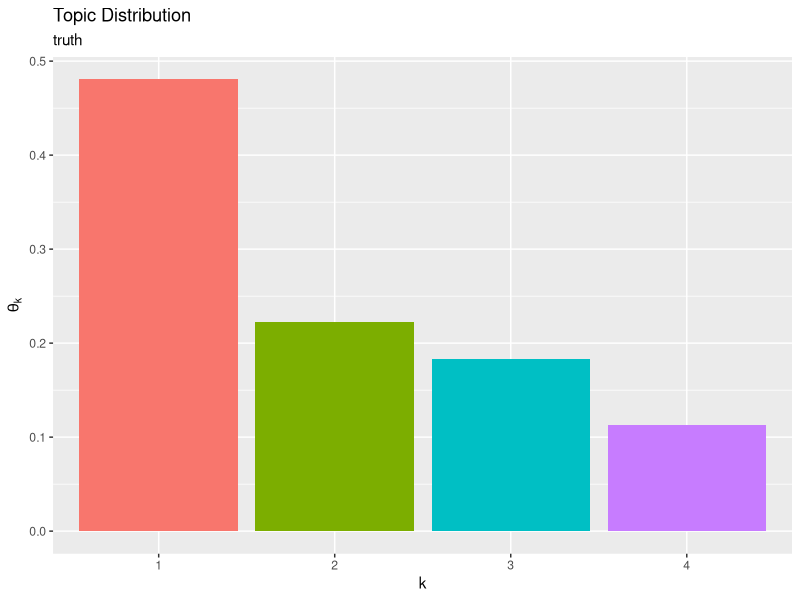
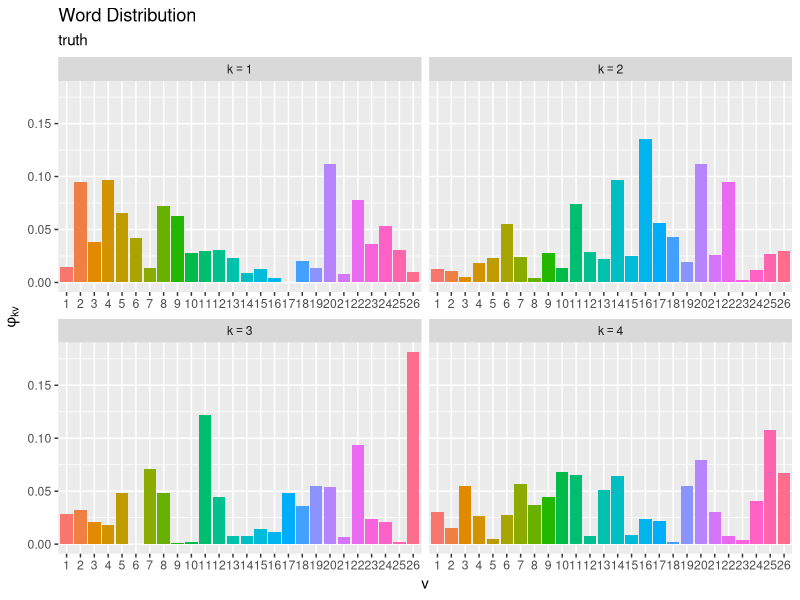

Write R code to recreate these figures, in order. (Note: this script raises an error after producing the figures.)

# ch3.4 混合ユニグラムモデル：変分ベイズ推定 ----------------------------------------------------------------------

# 利用パッケージ
library(tidyverse)
library(gganimate)
library(gtools)

# チェック用
library(ggplot2)


# 文書データの簡易生成 --------------------------------------------------------------

### ・真の分布の設定 -----

# 文書数を指定
D <- 20

# 語彙数を指定
V <- 26

# トピック数を指定
K <- 4


# 真のトピック分布を生成
theta_true_k <- MCMCpack::rdirichlet(n = 1, alpha = rep(1, times = K)) |> 
  as.vector()

# 作図用のデータフレームを作成
true_topic_df <- tibble::tibble(
  topic = factor(1:K), # トピック番号
  probability = theta_true_k # 割り当て確率
)

# 真のトピック分布を作図
ggplot() + 
  geom_bar(data = true_topic_df, mapping = aes(x = topic, y = probability, fill = topic), 
           stat = "identity", show.legend = FALSE) + # トピック分布
  labs(title = "Topic Distribution", 
       subtitle = "truth", 
       x = "k", y = expression(theta[k]))


# 真の単語分布を生成
phi_true_kv <- MCMCpack::rdirichlet(n = K, alpha = rep(1, times = V))

# 作図用のデータフレームを作成
true_word_df <- phi_true_kv |> 
  tibble::as_tibble(.name_repair = ~as.character(1:V)) |> 
  tibble::add_column(
    topic = factor(1:K) # トピック番号
  ) |> 
  tidyr::pivot_longer(
    cols = !topic, 
    names_to = "vocabulary", # 列名を語彙番号に変換
    names_ptypes = list(vocabulary = factor()), 
    values_to = "probability" # 出現確率列をまとめる
  )

# 真の単語分布を作図
ggplot() + 
  geom_bar(data = true_word_df, mapping = aes(x = vocabulary, y = probability, fill = vocabulary), 
           stat = "identity", show.legend = FALSE) + # 単語分布
  facet_wrap(topic ~ ., labeller = label_bquote(k==.(topic)), scales = "free_x") + # 分割
  labs(title = "Word Distribution", 
       subtitle = "truth", 
       x = "v", y = expression(phi[kv]))


### ・文書データの生成 -----

# 文書を生成
z_d  <- rep(NA, times = D)
N_d  <- rep(NA, times = D)
N_dv <- matrix(NA, nrow = D, ncol = V)
for(d in 1:D) {
  
  # 文書dのトピックを生成
  one_hot_k <- rmultinom(n = 1, size = 1, prob = theta_true_k) |> 
    as.vector()
  k <- which(one_hot_k == 1) # トピック番号を抽出
  z_d[d] <- k
  
  # 単語数を決定
  N_d[d] <- sample(100:200, size = 1) # 範囲を指定
  
  # トピックkに従い単語を生成
  N_dv[d, ] <- rmultinom(n = 1, size = N_d[d], prob = phi_true_kv[k, ]) |> 
    as.vector()
}

# 割り当てトピック数を確認
table(z_d)

# 作図用のデータフレームを作成
freq_df <- N_dv |> 
  tibble::as_tibble(.name_repair = ~as.character(1:V)) |> 
  tibble::add_column(
    document = factor(1:D), # 文書番号
    word_count = N_d, # 単語数
    topic = factor(z_d) # 割り当てトピック
  ) |> 
  tidyr::pivot_longer(
    cols = !c(document, word_count, topic), 
    names_to = "vocabulary", # 列名を語彙番号に変換
    names_ptypes = list(vocabulary = factor()), 
    values_to = "frequency" # 出現度数列をまとめる
  ) |> 
  dplyr::mutate(
    relative_frequency = frequency / N_d[d] # 相対度数
  )

# 度数を作図
ggplot() + 
  geom_bar(data = freq_df, mapping = aes(x = vocabulary, y = frequency, fill = vocabulary), 
           stat = "identity", show.legend = FALSE) + # 出現度数
  facet_wrap(document ~ ., labeller = label_bquote(list(d==.(document), N[d]==.(N_d[document]))), scales = "free_x") + # 分割
  labs(title = "Word Frequency", 
       x = "v", y = expression(N[dv]))

# 真のトピック分布を複製
tmp_word_df <- tidyr::expand_grid(
  document = factor(1:D), # 文書番号
  true_word_df
) |> # 文書数分にトピック分布を複製
  dplyr::filter(topic == z_d[document]) # 割り当てられたトピックを抽出
tmp_word_df

# 度数と単語分布を比較
ggplot() + 
  geom_bar(data = freq_df, mapping = aes(x = vocabulary, y = relative_frequency, fill = vocabulary, linetype = "sample"), 
           stat = "identity", alpha = 0.5) + # 出現度数
  geom_bar(data = tmp_word_df, mapping = aes(x = vocabulary, y = probability, color = vocabulary, linetype = "truth"), 
           stat = "identity", alpha = 0) + # 単語分布
  facet_wrap(document ~ ., labeller = label_bquote(list(d==.(document), z[d]==.(z_d[document]))), scales = "free_x") + # 分割
  scale_x_discrete(breaks = 1:V, labels = LETTERS[1:V]) + # x軸目盛:(雰囲気用の演出)
  scale_linetype_manual(breaks = c("sample", "truth"), values = c("solid", "dashed"), name = "distribution") + # 線の種類:(凡例表示用)
  guides(color = "none", fill = "none", 
         linetype = guide_legend(override.aes = list(color = c("black", "black"), fill = c("white", "white")))) + # 凡例の体裁:(凡例表示用)
  labs(title = "Word Frequency", 
       x = "v", y = expression(frac(N[dv], N[d])))


# 変分ベイズ推定 -----------------------------------------------------------------

# トピック数を指定
K <- 4

# 文書数と語彙数を取得
D <- nrow(N_dv)
V <- ncol(N_dv)


# 負担率qの初期化
q_dk <- matrix(0, nrow = D, ncol = K)

# トピック分布θの事前分布のパラメータαを指定
alpha <- 1

# 単語分布Φの事前分布のパラメータβを指定
beta  <- 1

# トピック分布θの変分事後分布のパラメータαの初期化
alpha_k <- runif(n = K, min = 0.01, max = 2) # 範囲を指定

# 単語分布Φの変分事後分布のパラメータβの初期化
beta_kv <- runif(n = K*V, min = 0.01, max = 2) |> # 範囲を指定
  matrix(nrow = K, ncol = V)


# 試行回数を指定
MaxIter <- 20

# 推移の確認用の受け皿を作成
trace_q_dki    <- array(NA, dim = c(D, K, MaxIter+1))
trace_alpha_ki <- matrix(NA, nrow = K, ncol = MaxIter+1)
trace_beta_kvi <- array(NA, dim = c(K, V, MaxIter+1))

# 初期値を保存
trace_q_dki[, , 1]    <- q_dk
trace_alpha_ki[, 1]   <- alpha_k
trace_beta_kvi[, , 1] <- beta_kv

# 変分ベイズ推定
for(i in 1:MaxIter) {
  
  # 次ステップのハイパーパラメータの初期化
  new_alpha_k <- rep(alpha, times = K)
  new_beta_kv <- matrix(beta, nrow = K, ncol = V)
  
  for(d in 1:D){ ## (各文書)
    for(k in 1:K){ ## (各トピック)
      
      # 負担率qの計算:式(3.22)
      term_alpha <- digamma(alpha_k[k]) - digamma(sum(alpha_k))
      term_beta  <- sum(N_dv[d, ] * digamma(beta_kv[k, ])) - N_d[d] * digamma(sum(beta_kv[k, ]))
      q_dk[d, k] <- exp(term_alpha + term_beta)
      
    } ## (各トピック:続く)
    
    # 負担率qの正規化
    if(all(q_dk[d, ] == 0)) {
      # 全ての要素が0の場合は等確率に設定
      q_dk[d, ] <- 1 / K
    } else {
      q_dk[d, ] <- q_dk[d, ] / sum(q_dk[d, ])
    }
    
    for(k in 1:K) { ## (各トピック:続き)
      
      # トピック分布θの変分事後分布のパラメータαの計算:式(3.19')
      new_alpha_k[k] <- new_alpha_k[k] + q_dk[d, k]
      
      for(v in 1:V){ ## (各語彙)
        
        # 単語分布Φの変分事後分布のパラメータβの計算:式(3.20')
        new_beta_kv[k, v] <- new_beta_kv[k, v] + q_dk[d, k] * N_dv[d, v]
        
      } ## (各語彙)
    } ## (各トピック)
  } ## (各文書)
  
  # ハイパーパラメータの更新
  alpha_k <- new_alpha_k
  beta_kv <- new_beta_kv
  
  # i回目の更新値を保存
  trace_q_dki[, , i+1]    <- q_dk
  trace_alpha_ki[, i+1]   <- alpha_k
  trace_beta_kvi[, , i+1] <- beta_kv
  
  # 動作確認
  message("\r", i, "/", MaxIter, appendLF = FALSE)
}


# 推定結果の可視化 ---------------------------------------------------------------

### ・分布の確認 -----

# トピック分布の期待値を計算:式(1.15)
E_theta_k <- alpha_k / sum(alpha_k)

# 作図用のデータフレームを作成
E_topic_df <- tibble::tibble(
  topic = factor(1:K), # トピック番号
  probability = E_theta_k # 割り当て確率
)

# 推定トピック分布を作図
ggplot() + 
  geom_bar(data = E_topic_df, mapping = aes(x = topic, y = probability, fill = topic), 
           stat = "identity", show.legend = FALSE) + # トピック分布の期待値
  labs(title = "Topic Distribution", 
       subtitle = "Variational Bayesian Estimation", 
       x = "k", y = expression(E(theta[k])))


# 単語分布の期待値を計算:式(1.15)
E_phi_kv <- beta_kv / rowSums(beta_kv)

# 作図用のデータフレームを作成
E_word_df <- E_phi_kv |> 
  tibble::as_tibble(.name_repair = ~as.character(1:V)) |> 
  tibble::add_column(
    topic = factor(1:K) # トピック番号
  ) |> 
  tidyr::pivot_longer(
    cols = !topic, 
    names_to = "vocabulary", # 列名を語彙番号に変換
    names_ptypes = list(vocabulary = factor()), 
    values_to = "probability" # 出現確率列をまとめる
  )

# 推定単語分布を作図
ggplot() + 
  geom_bar(data = E_word_df, mapping = aes(x = vocabulary, y = probability, fill = vocabulary), 
           stat = "identity", show.legend = FALSE) + # 単語分布の期待値
  facet_wrap(topic ~ ., labeller = label_bquote(k==.(topic)), scales = "free_x") + # 分割
  labs(title = "Word Distribution", 
       subtitle = "Variational Bayesian Estimation", 
       x = "v", y = expression(E(phi[kv])))


### ・更新推移の確認 -----

# 作図用のデータフレームを作成
trace_topic_df <- trace_alpha_ki |> 
  tibble::as_tibble(.name_repair = ~as.character(0:MaxIter)) |> 
  tibble::add_column(
    topic = factor(1:K) # トピック番号
  ) |> 
  tidyr::pivot_longer(
    cols = !topic, 
    names_to = "iteration", # 列名を試行番号に変換
    names_transform = list(iteration = as.numeric), 
    values_to = "hyperparameter" # ハイパーパラメータ列をまとめる
  ) |> 
  dplyr::group_by(iteration) |> # トピック分布の期待値計算用
  dplyr::mutate(
    probability = hyperparameter / sum(hyperparameter) # 割り当て確率
  ) |> 
  dplyr::ungroup() |> 
  dplyr::arrange(iteration, topic)

# トピック分布のハイパーパラメータの推移を作図
ggplot() + 
  geom_line(data = trace_topic_df, mapping = aes(x = iteration, y = hyperparameter, color = topic), 
            alpha = 0.5, size = 1) + # 更新推移
  labs(title = "Hyperparameter of the Topic Distribution", 
       subtitle = "Variational Bayesian Estimation", 
       x = "iteration", y = expression(alpha[k]))

# トピック分布の期待値の推移を作図
ggplot() + 
  geom_line(data = trace_topic_df, mapping = aes(x = iteration, y = probability, color = topic), 
            alpha = 0.5, size = 1) + # 更新推移
  labs(title = "Topic Distribution", 
       subtitle = "Variational Bayesian Estimation", 
       x = "iteration", y = expression(E(theta[k])))

# 推定トピック分布のアニメーションを作図
anime_topic_graph <- ggplot() + 
  geom_bar(data = trace_topic_df, mapping = aes(x = topic, y = probability, fill = topic), 
           stat = "identity", show.legend = FALSE) + # トピック分布の期待値
  gganimate::transition_manual(frames = iteration) + # フレーム
  labs(title = "Topic Distribution", 
       subtitle = "iteration = {current_frame}", 
       x = "k", y = expression(E(theta[k])))

# gif画像を作成
gganimate::animate(plot = anime_topic_graph, nframes = MaxIter+1, fps = 5, width = 600, height = 450)


# 作図用のデータフレームを作成
trace_word_df <- trace_beta_kvi |> 
  tibble::as_tibble(.name_repair = ~as.character(1:(V*(MaxIter+1)))) |> 
  tibble::add_column(
    topic = factor(1:K) # トピック番号
  ) |> 
  tidyr::pivot_longer(
    cols = !topic, 
    names_to = "vi", # 列名を語彙番号×試行番号に変換
    names_transform = list(vi = as.numeric), 
    values_to = "hyperparameter" # ハイパーパラメータ列をまとめる
  ) |> 
  dplyr::arrange(vi, topic) |> # 番号列の追加用
  dplyr::bind_cols(
    tidyr::expand_grid(
      iteration = 0:MaxIter, # 試行番号
      vocabulary = factor(1:V), # 語彙番号
      tmp_topic = 1:K
    ) # 試行ごとに語彙番号を複製
  )|> 
  dplyr::select(!c(vi, tmp_topic)) |> # 不要な列を除去
  dplyr::group_by(iteration, topic) |> # 単語分布の期待値計算用
  dplyr::mutate(
    probability = hyperparameter / sum(hyperparameter) # 出現確率
  ) |> 
  dplyr::ungroup() |> 
  dplyr::arrange(iteration, topic, vocabulary)

# 単語分布のハイパーパラメータの推移を作図
ggplot() + 
  geom_line(data = trace_word_df, mapping = aes(x = iteration, y = hyperparameter, color = vocabulary), 
            alpha = 0.5, size = 1) + # 更新推移
  facet_wrap(topic ~ ., labeller = label_bquote(k==.(topic)), scales = "free_y") + # 分割
  labs(title = "Hyperparameter of the Word Distribution", 
       subtitle = "Variational Bayesian Estimation", 
       color = "v", 
       x = "iteration", y = expression(beta[kv]))

# 単語分布の期待値の推移を作図
ggplot() + 
  geom_line(data = trace_word_df, mapping = aes(x = iteration, y = probability, color = vocabulary), 
            alpha = 0.5, size = 1) + # 更新推移
  facet_wrap(topic ~ ., labeller = label_bquote(k==.(topic))) + # 分割
  labs(title = "Word Distribution", 
       subtitle = "Variational Bayesian Estimation", 
       color = "v", 
       x = "iteration", y = expression(E(phi[kv])))

# 推定単語分布のアニメーションを作図
anime_word_graph <- ggplot() + 
  geom_bar(data = trace_word_df, mapping = aes(x = vocabulary, y = probability, fill = vocabulary), 
           stat = "identity", show.legend = FALSE) + # 単語分布の期待値
  gganimate::transition_manual(frames = iteration) + # フレーム
  facet_wrap(topic ~ ., labeller = label_bquote(k==.(topic)), scales = "free_x") + # 分割
  labs(title = "Word Distribution", 
       subtitle = "iteration = {current_frame}", 
       x = "v", y = expression(E(phi[kv])))

# gif画像を作成
gganimate::animate(plot = anime_word_graph, nframes = MaxIter+1, fps = 5, width = 800, height = 600)


# 作図用のデータフレームを作成
trace_response_df <- trace_q_dki |> 
  tibble::as_tibble(.name_repair = ~as.character(1:(K*(MaxIter+1)))) |> 
  tibble::add_column(
    document = factor(1:D) # 文書番号
  ) |> 
  tidyr::pivot_longer(
    cols = !document, 
    names_to = "ki", # 列名を語彙番号×試行番号に変換
    names_transform = list(ki = as.numeric), 
    values_to = "responsibility" # 負担率列をまとめる
  ) |> 
  dplyr::arrange(ki, document) |> # 番号列の追加用
  dplyr::bind_cols(
    tidyr::expand_grid(
      iteration = 0:MaxIter, # 試行番号
      topic = factor(1:K), # トピック番号
      tmp_document = 1:D
    ) # 試行ごとにトピック番号を複製
  )|> 
  dplyr::select(!c(ki, tmp_document)) |> # 不要な列を除去
  dplyr::arrange(iteration, document, topic)

# 負担率の推移を作図
ggplot() + 
  geom_line(data = trace_response_df, mapping = aes(x = iteration, y = responsibility, color = topic), 
            alpha = 0.5, size = 1) + # 更新推移
  facet_wrap(document ~ ., labeller = label_bquote(d==.(document))) + # 分割
  labs(title = "responsibility", 
       subtitle = "Variational Bayesian Estimation", 
       color = "k", 
       x = "iteration", y = expression(q[dk]))


### ・真の分布との比較 -----

# インデックスの組み合わせを作成してKL情報量を計算
kl_df <- tidyr::expand_grid(
  group = 1:gamma(K+1), # 組み合わせ番号
  k = factor(1:K) # 真の分布・並べ替え後のトピック番号
) |> # トピック番号を複製
  tibble::add_column(
    j = gtools::permutations(n = K, r = K, v = 1:K) |> # トピック番号の順列を作成
      t() |> 
      as.vector() |> 
      factor() # 元のトピック番号・並べ替え用のインデックス
  ) |> 
  dplyr::group_by(group) |> # 組み合わせごとの計算用
  dplyr::mutate(
    # KL情報量を計算
    kl_topic = sum(theta_true_k * (log(theta_true_k) - log(E_theta_k[j]))), # トピック分布のKL情報量
    kl_word = sum(phi_true_kv * (log(phi_true_kv) - log(E_phi_kv[j, ]))), # 単語分布のKL情報量
    kl_sum = kl_topic + kl_word/V
  ) |> 
  dplyr::ungroup() |> 
  dplyr::arrange(kl_sum, group, k) # 当て嵌まりが良い順に並べ替え

# KL情報量が最小となるトピック番号を抽出
adapt_idx <- kl_df |> 
  dplyr::slice_head(n = K) |> # 最小の組み合わせを抽出
  dplyr::pull(j) |> # 列をベクトルに変換
  as.numeric() # 数値に変換


# 作図用のデータフレームを作成
E_topic_df <- tibble::tibble(
  k = factor(adapt_idx), # 推定時のトピック番号
  topic = factor(1:K), # 真の分布に対応したトピック番号
  probability = E_theta_k[adapt_idx] # 割り当て確率
)

# トピック分布を作図
ggplot() + 
  geom_bar(data = E_topic_df, mapping = aes(x = topic, y = probability, fill = k, linetype = "result"), 
           stat = "identity", alpha = 0.5) + # 推定トピック分布
  geom_bar(data = true_topic_df, mapping = aes(x = topic, y = probability, color = topic, linetype = "truth"), 
           stat = "identity", alpha = 0) + # 真のトピック分布
  scale_linetype_manual(breaks = c("result", "truth"), values = c("solid", "dashed"), name = "distribution") + # 線の種類:(凡例表示用)
  guides(color = "none", fill = "none", 
         linetype = guide_legend(override.aes = list(color = c("black", "black"), fill = c("white", "white")))) + # 凡例の体裁:(凡例表示用)
  labs(title = "Topic Distribution", 
       subtitle = "EM Algorithm", 
       x = "k", y = expression(theta[k]))


# 作図用のデータフレームを作成
E_word_df <- E_phi_kv[adapt_idx, ] |> 
  tibble::as_tibble(.name_repair = ~as.character(1:V)) |> 
  tibble::add_column(
    k = factor(adapt_idx), # 推定時のトピック番号
    topic = factor(1:K) # 真の分布に対応したトピック番号
  ) |> 
  tidyr::pivot_longer(
    cols = !c(k, topic), 
    names_to = "vocabulary", # 列名を語彙番号に変換
    names_ptypes = list(vocabulary = factor()), 
    values_to = "probability" # 出現確率列をまとめる
  )

# 単語分布を作図
ggplot() + 
  geom_bar(data = E_word_df, mapping = aes(x = vocabulary, y = probability, fill = vocabulary, linetype = "result"), 
           stat = "identity", alpha = 0.5) + # 推定単語分布
  geom_bar(data = true_word_df, mapping = aes(x = vocabulary, y = probability, color = vocabulary, linetype = "truth"), 
           stat = "identity", alpha = 0) + # 真の単語分布
  facet_wrap(topic ~ ., labeller = label_bquote(k==.(topic)), scales = "free_x") + # 分割
  scale_linetype_manual(breaks = c("result", "truth"), values = c("solid", "dashed"), name = "distribution") + # 線の種類:(凡例表示用)
  guides(color = "none", fill = "none", 
         linetype = guide_legend(override.aes = list(color = c("black", "black"), fill = c("white", "white")))) + # 凡例の体裁:(凡例表示用)
  labs(title = "Word Distribution", 
       subtitle = "EM Algorithm", 
       x = "v", y = expression(phi[kv]))


# 作図用のデータフレームを作成
trace_topic_df <- trace_alpha_ki[adapt_idx, ] |> 
  tibble::as_tibble(.name_repair = ~as.character(0:MaxIter)) |> 
  tibble::add_column(
    k = factor(adapt_idx), # 推定時のトピック番号
    topic = factor(1:K) # トピック番号
  ) |> 
  tidyr::pivot_longer(
    cols = !c(k, topic), 
    names_to = "iteration", # 列名を試行番号に変換
    names_transform = list(iteration = as.numeric), 
    values_to = "hyperparameter" # ハイパーパラメータ列をまとめる
  ) |> 
  dplyr::group_by(iteration) |> # トピック分布の期待値計算用
  dplyr::mutate(
    probability = hyperparameter / sum(hyperparameter) # 割り当て確率
  ) |> 
  dplyr::ungroup() |> 
  dplyr::arrange(iteration, topic)

# 真のトピック分布を複製
anime_true_topic_df <- tidyr::expand_grid(
  iteration = 0:MaxIter, # 試行番号
  true_topic_df
)

# トピック分布のアニメーションを作図
anime_topic_graph <- ggplot() + 
  geom_bar(data = trace_topic_df, mapping = aes(x = topic, y = probability, fill = k, linetype = "result"), 
           stat = "identity", alpha = 0.5) + # 推定トピック分布
  geom_bar(data = anime_true_topic_df, mapping = aes(x = topic, y = probability, color = topic, linetype = "truth"), 
           stat = "identity", alpha = 0) + # 真のトピック分布
  gganimate::transition_manual(frames = iteration) + # フレーム
  scale_linetype_manual(breaks = c("result", "truth"), values = c("solid", "dashed"), name = "distribution") + # 線の種類:(凡例表示用)
  guides(color = "none", fill = "none", 
         linetype = guide_legend(override.aes = list(color = c("black", "black"), fill = c("white", "white")))) + # 凡例の体裁:(凡例表示用)
  labs(title = "Topic Distribution", 
       subtitle = "iteration = {current_frame}", 
       x = "k", y = expression(theta[k]))

# gif画像を作成
gganimate::animate(plot = anime_topic_graph, nframes = MaxIter+1, fps = 5, width = 700, height = 450)


# 作図用のデータフレームを作成
trace_word_df <- trace_beta_kvi[adapt_idx, , ] |> 
  tibble::as_tibble(.name_repair = ~as.character(1:(V*(MaxIter+1)))) |> 
  tibble::add_column(
    k = factor(adapt_idx), # 推定時のトピック番号
    topic = factor(1:K) # トピック番号
  ) |> 
  tidyr::pivot_longer(
    cols = !c(k, topic), 
    names_to = "vi", # 列名を語彙番号×試行番号に変換
    names_transform = list(vi = as.numeric), 
    values_to = "hyperparameter" # ハイパーパラメータ列をまとめる
  ) |> 
  dplyr::arrange(vi, topic) |> # 番号列の追加用
  dplyr::bind_cols(
    tidyr::expand_grid(
      iteration = 0:MaxIter, # 試行番号
      vocabulary = factor(1:V), # 語彙番号
      tmp_topic = 1:K
    ) # 試行ごとに語彙番号を複製
  )|> 
  dplyr::select(!c(vi, tmp_topic)) |> # 不要な列を除去
  dplyr::group_by(iteration, topic) |> # 単語分布の期待値計算用
  dplyr::mutate(
    probability = hyperparameter / sum(hyperparameter) # 出現確率
  ) |> 
  dplyr::ungroup() |> 
  dplyr::arrange(iteration, topic, vocabulary)

# 真の単語分布を複製
anime_true_word_df <- tidyr::expand_grid(
  iteration = 0:MaxIter, # 試行番号
  true_word_df
)

# 単語分布のアニメーションを作図
anime_word_graph <- ggplot() + 
  geom_bar(data = trace_word_df, mapping = aes(x = vocabulary, y = probability, fill = vocabulary, linetype = "result"), 
           stat = "identity", alpha = 0.5) + # 推定単語分布
  geom_bar(data = anime_true_word_df, mapping = aes(x = vocabulary, y = probability, color = vocabulary, linetype = "truth"), 
           stat = "identity", alpha = 0) + # 真の単語分布
  gganimate::transition_manual(frames = iteration) + # フレーム
  facet_wrap(topic ~ ., labeller = label_bquote(k==.(topic)), scales = "free_x") + # 分割
  scale_linetype_manual(breaks = c("result", "truth"), values = c("solid", "dashed"), name = "distribution") + # 線の種類:(凡例表示用)
  guides(color = "none", fill = "none", 
         linetype = guide_legend(override.aes = list(color = c("black", "black"), fill = c("white", "white")))) + # 凡例の体裁:(凡例表示用)
  labs(title = "Word Distribution", 
       subtitle = "iteration = {current_frame}", 
       x = "v", y = expression(phi[kv]))

# gif画像を作成
gganimate::animate(plot = anime_word_graph, nframes = MaxIter+1, fps = 5, width = 900, height = 600)
